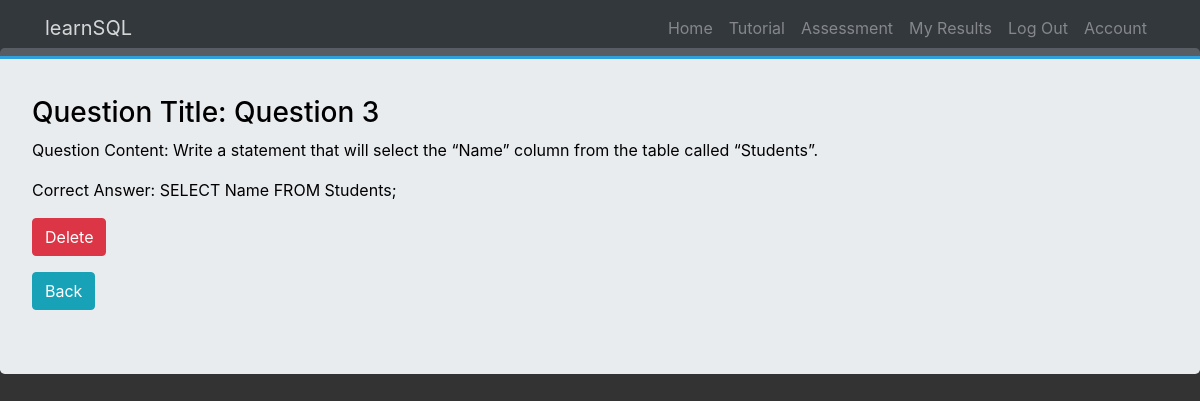
The app's page /3 (signed in) with its own data.
### OnlineAssessment/models.py (models this page shows, shortened)
class Question(db.Model):
    __tablename__ = 'questions'
    id = db.Column(db.Integer, primary_key=True)
    title = db.Column(db.String(140), nullable=False)
    content = db.Column(db.String(140), nullable=False)
    answers = db.relationship('Answer', backref='question', lazy=True)
    correct_answer = db.Column(db.String(140), nullable=False)

### OnlineAssessment/users/views.py (the view)
@users.route("/<username>")
def user_answers(username):
    page = request.args.get('page', 1, type=int)
    user = User.query.filter_by(username=username).first_or_404()
    answers = Answer.query.filter_by(author=user).order_by(
        Answer.date.desc()).paginate(page=page, per_page=5)
    return render_template('user_answers.html', answers=answers, user=user)

### OnlineAssessment/questions/forms.py
class DeleteQuestionForm(FlaskForm):
    submit = SubmitField('Delete')

### OnlineAssessment/models.py (called while the page is built)
@login_manager.user_loader
def load_user(user_id):
    return User.query.get(user_id)

### OnlineAssessment/questions/views.py (called while the page is built)
@questions.route('/<int:question_id>')
@login_required
def question(question_id, methods=['GET', 'POST']):
    question = Question.query.get_or_404(question_id)
    form = DeleteQuestionForm()
    if form.validate_on_submit():
        db.session.delete(question)
        db.session.commit()
        flash("Question Deleted.")
        return redirect(url_for('questions.create_question'))
    return render_template('question.html', question=question, form=form)

### OnlineAssessment/templates/question.html (shortened to what this page needs)
{% extends "base.html" %}
{% block content %}
<div class="jumbotron mt-5 pt-5" style="color: black;">
  <h3>Question Title: {{ question.title }}</h3>
  <p>Question Content: {{question.content}}</p>
  <p>Correct Answer: {{question.correct_answer}}</p>
  <div class="form-group">
  <form action="{{ url_for('questions.question', question_id=question.id) }}" method="post">
    {{ form.submit(class="btn btn-danger") }}
  </form>
  </div>
  <a class="btn btn-info" href="{{ url_for('core.index') }}">Back</a>
</div>
{% endblock content %}

### OnlineAssessment/static/index.css (style rules this page uses)
body { background: #333; color: #fff; }

### records on screen
Question: title "Question 3", content "Write a statement that will select the “Name” column from the table called “Students”.", correct_answer "SELECT Name FROM Students;"
